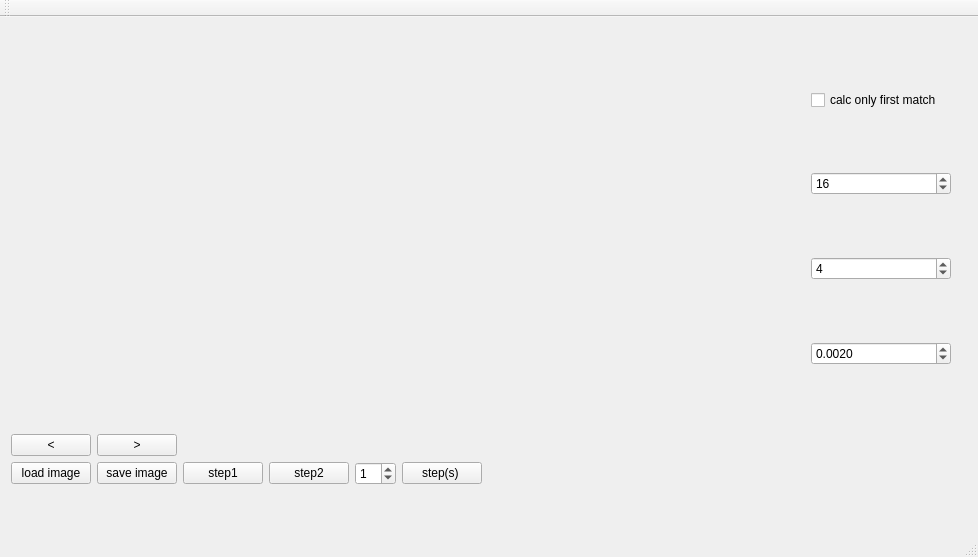
<?xml version="1.0" encoding="UTF-8"?>
<ui version="4.0">
 <class>MainWindow</class>
 <widget class="QMainWindow" name="MainWindow">
  <property name="geometry">
   <rect>
    <x>0</x>
    <y>0</y>
    <width>978</width>
    <height>557</height>
   </rect>
  </property>
  <property name="sizePolicy">
   <sizepolicy hsizetype="Minimum" vsizetype="Minimum">
    <horstretch>0</horstretch>
    <verstretch>0</verstretch>
   </sizepolicy>
  </property>
  <property name="windowTitle">
   <string>epiCenter</string>
  </property>
  <widget class="QWidget" name="centralWidget">
   <property name="sizePolicy">
    <sizepolicy hsizetype="Minimum" vsizetype="Minimum">
     <horstretch>0</horstretch>
     <verstretch>0</verstretch>
    </sizepolicy>
   </property>
   <property name="minimumSize">
    <size>
     <width>200</width>
     <height>498</height>
    </size>
   </property>
   <widget class="QWidget" name="verticalLayoutWidget">
    <property name="geometry">
     <rect>
      <x>0</x>
      <y>0</y>
      <width>962</width>
      <height>480</height>
     </rect>
    </property>
    <layout class="QVBoxLayout" name="verticalLayout">
     <property name="sizeConstraint">
      <enum>QLayout::SetMinimumSize</enum>
     </property>
     <item>
      <layout class="QHBoxLayout" name="horizontalLayout_2" stretch="0,0,0">
       <property name="spacing">
        <number>0</number>
       </property>
       <property name="sizeConstraint">
        <enum>QLayout::SetMinimumSize</enum>
       </property>
       <item>
        <widget class="QWidget" name="imageWidget" native="true">
         <property name="enabled">
          <bool>true</bool>
         </property>
         <property name="sizePolicy">
          <sizepolicy hsizetype="Minimum" vsizetype="Minimum">
           <horstretch>0</horstretch>
           <verstretch>0</verstretch>
          </sizepolicy>
         </property>
         <property name="minimumSize">
          <size>
           <width>400</width>
           <height>400</height>
          </size>
         </property>
        </widget>
       </item>
       <item>
        <widget class="QWidget" name="otherWidget" native="true">
         <property name="minimumSize">
          <size>
           <width>400</width>
           <height>400</height>
          </size>
         </property>
        </widget>
       </item>
       <item>
        <layout class="QVBoxLayout" name="verticalLayout_2">
         <property name="spacing">
          <number>0</number>
         </property>
         <property name="sizeConstraint">
          <enum>QLayout::SetDefaultConstraint</enum>
         </property>
         <item>
          <widget class="QCheckBox" name="onlyFirstMatchBox">
           <property name="text">
            <string>calc only first match</string>
           </property>
          </widget>
         </item>
         <item>
          <widget class="QSpinBox" name="blockSpin">
           <property name="sizePolicy">
            <sizepolicy hsizetype="Minimum" vsizetype="Fixed">
             <horstretch>50</horstretch>
             <verstretch>0</verstretch>
            </sizepolicy>
           </property>
           <property name="minimum">
            <number>4</number>
           </property>
           <property name="value">
            <number>16</number>
           </property>
          </widget>
         </item>
         <item>
          <widget class="QSpinBox" name="seedSpin">
           <property name="minimum">
            <number>1</number>
           </property>
           <property name="maximum">
            <number>16</number>
           </property>
           <property name="value">
            <number>4</number>
           </property>
          </widget>
         </item>
         <item>
          <widget class="QDoubleSpinBox" name="errorSpin">
           <property name="autoFillBackground">
            <bool>false</bool>
           </property>
           <property name="decimals">
            <number>4</number>
           </property>
           <property name="maximum">
            <double>1.000000000000000</double>
           </property>
           <property name="singleStep">
            <double>0.000500000000000</double>
           </property>
           <property name="value">
            <double>0.002000000000000</double>
           </property>
          </widget>
         </item>
        </layout>
       </item>
      </layout>
     </item>
     <item>
      <layout class="QHBoxLayout" name="horizontalLayout_3">
       <item>
        <widget class="QPushButton" name="prevButton">
         <property name="text">
          <string>&lt;</string>
         </property>
        </widget>
       </item>
       <item>
        <widget class="QPushButton" name="nextButton">
         <property name="text">
          <string>&gt;</string>
         </property>
        </widget>
       </item>
       <item>
        <spacer name="horizontalSpacer_2">
         <property name="orientation">
          <enum>Qt::Horizontal</enum>
         </property>
         <property name="sizeHint" stdset="0">
          <size>
           <width>40</width>
           <height>20</height>
          </size>
         </property>
        </spacer>
       </item>
      </layout>
     </item>
     <item>
      <layout class="QHBoxLayout" name="horizontalLayout" stretch="0,0,0,0,0,0,0">
       <property name="sizeConstraint">
        <enum>QLayout::SetMinimumSize</enum>
       </property>
       <item>
        <widget class="QPushButton" name="loadButton">
         <property name="text">
          <string>load image</string>
         </property>
        </widget>
       </item>
       <item>
        <widget class="QPushButton" name="saveButton">
         <property name="text">
          <string>save image</string>
         </property>
        </widget>
       </item>
       <item>
        <widget class="QPushButton" name="calcButton">
         <property name="text">
          <string>step1</string>
         </property>
        </widget>
       </item>
       <item>
        <widget class="QPushButton" name="step2Button">
         <property name="text">
          <string>step2</string>
         </property>
        </widget>
       </item>
       <item>
        <widget class="QSpinBox" name="stepSpin">
         <property name="value">
          <number>1</number>
         </property>
        </widget>
       </item>
       <item>
        <widget class="QPushButton" name="stepButton">
         <property name="text">
          <string>step(s) </string>
         </property>
        </widget>
       </item>
       <item>
        <spacer name="horizontalSpacer">
         <property name="orientation">
          <enum>Qt::Horizontal</enum>
         </property>
         <property name="sizeHint" stdset="0">
          <size>
           <width>40</width>
           <height>20</height>
          </size>
         </property>
        </spacer>
       </item>
      </layout>
     </item>
    </layout>
   </widget>
  </widget>
  <widget class="QMenuBar" name="menuBar">
   <property name="geometry">
    <rect>
     <x>0</x>
     <y>0</y>
     <width>978</width>
     <height>24</height>
    </rect>
   </property>
  </widget>
  <widget class="QToolBar" name="mainToolBar">
   <attribute name="toolBarArea">
    <enum>TopToolBarArea</enum>
   </attribute>
   <attribute name="toolBarBreak">
    <bool>false</bool>
   </attribute>
  </widget>
  <widget class="QStatusBar" name="statusBar"/>
 </widget>
 <layoutdefault spacing="6" margin="11"/>
 <resources/>
 <connections/>
</ui>
